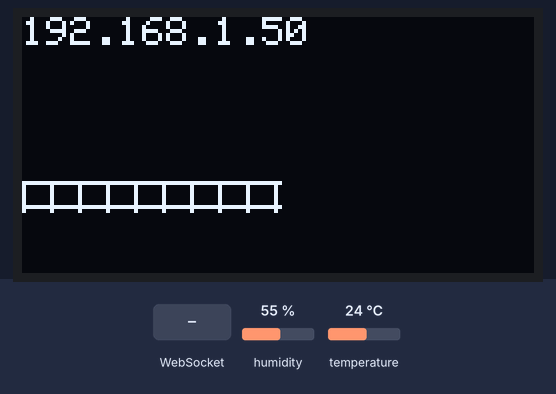
Simulated run of this program. Board: ESP8266 (Wemos D1 mini). Parts: 128×64 one-colour display. The test bench sets the inputs (shaded band); at power-on: humidity 55 %, temperature 24 °C. WiFi joins after 1.5 s; servers stay silent unless stated; what the program prints to the serial monitor is not drawn.

Above: at 3.3 s.
3.4 s: WebSocket text "#" received
4.9 s: WebSocket text "0" received
Timing chart, 0 to 7.9 s (numbered marks = the images above; inputs shaded):
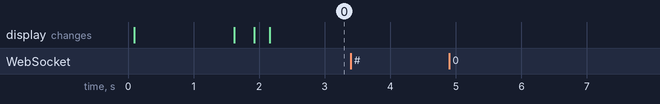

Measured:
- after the input at 3.4 s, every drawn part: stays the same
- after the input at 4.9 s, every drawn part: stays the same

The program:

main.cpp
```cpp
#include <ESP8266WiFi.h>
#include <ESP8266WiFiMulti.h>
#include <WebSocketsServer.h>
#include <Adafruit_GFX.h>
#include <WEMOS_SHT3X.h>
#include <Adafruit_SSD1306.h>
#include <SPI.h>
#include <Wire.h>
#include <SD.h>
#include <DisplayUI.h>
#include <Tasker.h>

ESP8266WiFiMulti wifiMulti;
WebSocketsServer webSocket(81);
DisplayUI UI;
Tasker tasker;
SHT3X sht30(0x45);


const char *ssid = "ESP8266"; // The name of the Wi-Fi network that will be created
const char *password = "123456";   // The password required to connect to it, leave blank for an open network

const char* mdnsName = "esp8266"; // Domain name for the mDNS responder

String ipToString(IPAddress ip){
  String s="";
  for (int i=0; i<4; i++)
    s += i  ? "." + String(ip[i]) : String(ip[i]);
  return s;
}

void startWiFi() { // Start a Wi-Fi access point, and try to connect to some given access points. Then wait for either an AP or STA connection
  WiFi.softAP(ssid, password);             // Start the access point
  Serial.print("Access Point \"");
  Serial.print(ssid);
  Serial.println("\" started\r\n");

  wifiMulti.addAP("PIPPO_Osp", "62353054417892078167");   // add Wi-Fi networks you want to connect to
  wifiMulti.addAP("whyphy", "esp82666");
  wifiMulti.addAP("INCAS-GUEST", "Inc4sGroup");
  wifiMulti.addAP("FASTWEB-B3A2AD", "HAY9KMZPTK"); //CASA DI DANA
  wifiMulti.addAP("WINNIE_THE_POOH", "dk7ll98jt9f2o0nuoiffppp9"); //CASA SICILIA


  Serial.println("Connecting");
  UI.Clear();
  UI.ShowMessage("Connetting");

  while (wifiMulti.run() != WL_CONNECTED && WiFi.softAPgetStationNum() < 1) {  // Wait for the Wi-Fi to connect
    delay(250);
    Serial.print('.');
  }

  Serial.println("\r\n");
  if(WiFi.softAPgetStationNum() == 0) {      // If the ESP is connected to an AP
    Serial.print("Connected to ");

    UI.Clear();
    UI.ShowMessage(ipToString(WiFi.localIP()));
    UI.DrawBottomGrid();

    Serial.println(WiFi.SSID());             // Tell us what network we're connected to
    Serial.print("IP address:\t");
    Serial.print(WiFi.localIP());            // Send the IP address of the ESP8266 to the computer
  } else {                                   // If a station is connected to the ESP SoftAP
    Serial.print("Station connected to ESP8266 AP");
  }
  Serial.println("\r\n");
}


void webSocketEvent(uint8_t num, WStype_t type, uint8_t * payload, size_t lenght) { // When a WebSocket message is received
  switch (type) {
    case WStype_DISCONNECTED:             // if the websocket is disconnected
      Serial.printf("[%u] Disconnected!\n", num);
      break;
    case WStype_CONNECTED: {              // if a new websocket connection is established
        IPAddress ip = webSocket.remoteIP(num);
        Serial.printf("[%u] Connected from %d.%d.%d.%d url: %s\n", num, ip[0], ip[1], ip[2], ip[3], payload);
                      // Turn rainbow off when a new connection is established
      }
      break;
    case WStype_TEXT:                     // if new text data is received
      Serial.printf("[%u] get Text: %s\n", num, payload);
      if (payload[0] == '#') {            // we get RGB data

       //#01 222 333 444 000
       String pl = String((char *)payload);
       //Serial.print(pl);

        String ledino = pl.substring(1,3);
        String Red = pl.substring(3,6);
        String Green = pl.substring(6,9);
        String Blue = pl.substring(9,12);
        String Brigth = pl.substring(12,15);


        Serial.println(ledino);
        Serial.println(Red);
        Serial.println(Green);
        Serial.println(Blue);
        Serial.println(Brigth);

        uint8_t le = (uint8_t) ledino.toInt();
        uint8_t r = (uint8_t)Red.toInt();
        uint8_t g = (uint8_t)Green.toInt();
        uint8_t b = (uint8_t)Blue.toInt();
        uint8_t br = (uint8_t)Brigth.toInt();


      } else if (payload[0] == 'C') {                      // the browser sends an R when the rainbow effect is enabled

      } else if (payload[0] == 'N') {                      // the browser sends an N when the rainbow effect is disabled

      } else if (payload[0] == 'T'){
        Serial.println("\" T request\r\n");

      }
      break;

    default:
      break;
  }
}

void startWebSocket() { // Start a WebSocket server
  webSocket.begin();                          // start the websocket server
  webSocket.onEvent(webSocketEvent);          // if there's an incomming websocket message, go to function 'webSocketEvent'
  Serial.println("WebSocket server started.");
}

void ProgressBarTask(){
  UI.DrawBottomGrid();
}

void SendTemp(){
  if(sht30.get()==0){
          String str = "";
          str = "T" + (String)sht30.cTemp;
          const char * c = str.c_str();
          webSocket.broadcastTXT(c,str.length());
        }
}

void SendHum(){
  if(sht30.get()==0){
          String str = "";
          str = "H" + (String)sht30.humidity;
          const char * c = str.c_str();
          webSocket.broadcastTXT(c,str.length());
        }
}

void ShowEnvironmentData(){
  if(sht30.get()==0){
    UI.ShowNumberWithCaption("Temp.ra: ",sht30.cTemp);
    delay(2000);
    yield();

    UI.ShowNumberWithCaption("Umidita: ",sht30.humidity);
    delay(2000);
    yield();
  }
}

void ShowMyIP(){
  UI.Clear();
  UI.ShowMessage(ipToString(WiFi.localIP()));
}


void setup() {

  Serial.begin(115200);        // Start the Serial communication to send messages to the computer
  delay(10);
  Serial.println("\r\n");

  startWiFi();
  startWebSocket();
 // tasker.setInterval(ProgressBarTask, 2000);
  //tasker.setInterval(ShowEnvironmentData, 2000);
  //tasker.setInterval(ShowMyIP, 2000);
   tasker.setInterval(SendTemp, 10000);
   tasker.setInterval(SendHum, 10000);


}

/*__________________________________________________________LOOP__________________________________________________________*/

unsigned long prevMillis = millis();

void loop() {
  webSocket.loop();                           // constantly check for websocket events
  tasker.loop();
}
```
